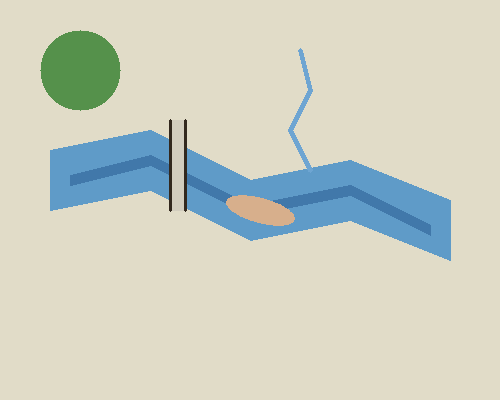
#> input picture tests_river_synthetic.png, 500 x 400 px
$ python -i pipette_sampler.py   (imports and definitions only)   (older library calls are emulated)
#> lines starting #> are read from the running program, lines starting #| are printed output that depends on the picture; after the words box and inside, x2 and y2 are one past the last pixel; in counts of white or black regions, pixels touching at a corner belong together
"""
Color & Texture Pipette Sampler with CIE-Lab Mahalanobis Metric,
Laplacian Texture Energy, and Directional Hatching Coherence.
Provides multi-class competitive land-use extraction with strict pigment gating.
"""

from dataclasses import dataclass, field
from typing import Dict, List, Optional, Tuple, Any
import json
import numpy as np
import cv2
from shapely.geometry import Polygon


@dataclass
class StampEntry:
    stamp_id: int
    cx: float
    cy: float
    radius: int
    rgb: List[int]
    hsv: List[int]
    lab: List[int]
    hex_color: str
    lab_std: List[float] = field(default_factory=lambda: [10.0, 4.0, 4.0])
    tex_energy_mean: float = 18.0
    tex_energy_std: float = 5.0
    dir_coherence_mean: float = 0.5
    dir_coherence_std: float = 0.15
    name: str = ""
    raw_pixels: int = 0
    distilled_pixels: int = 0


@dataclass
class ColorSample:
    class_id: str
    label: str
    rgb: List[int]
    hsv: List[int]
    lab: List[int]
    hex_color: str
    tolerance: int = 24
    min_area_px: float = 350.0
    active: bool = True
    sampled_points: List[List[int]] = field(default_factory=list)
    texture_weight: float = 0.5
    lab_std: List[float] = field(default_factory=lambda: [8.0, 4.0, 4.0])
    tex_energy_mean: float = 18.0
    tex_energy_std: float = 5.0
    dir_coherence_mean: float = 0.5
    dir_coherence_std: float = 0.15
    has_pattern_profile: bool = False
    stamps: List[StampEntry] = field(default_factory=list)


class PipetteSampler:
    """
    Manages custom and predefined color/texture profiles for historical map land-use extraction.
    Uses Mahalanobis metric on CIE-Lab + Laplacian Texture + Directional Coherence.
    """

    DEFAULT_CLASSES = [
        {"class_id": "forest", "label": "Wald & Busch / Hecken", "hex": "#27ae60", "rgb": [90, 142, 75], "min_area": 100.0, "tex_w": 0.3},
        {"class_id": "meadow", "label": "Wiese / Aue / Grünland", "hex": "#00cec9", "rgb": [120, 195, 175], "min_area": 200.0, "tex_w": 0.3},
        {"class_id": "water", "label": "Gewässer / Rhein / Bäche", "hex": "#0984e3", "rgb": [95, 155, 200], "min_area": 15.0, "tex_w": 0.2},
        {"class_id": "gravel", "label": "Kies- & Schotterbänke", "hex": "#e17055", "rgb": [215, 160, 120], "min_area": 80.0, "tex_w": 0.5},
        {"class_id": "vineyard", "label": "Weinberge (Rebhänge)", "hex": "#d63031", "rgb": [190, 130, 95], "min_area": 200.0, "tex_w": 0.9},
        {"class_id": "garden", "label": "Gärten / Nutzkulturen", "hex": "#a4b07e", "rgb": [165, 175, 140], "min_area": 100.0, "tex_w": 0.5},
    ]

    def __init__(self):
        self.samples: Dict[str, ColorSample] = {}
        self._init_defaults()

    def _create_default_forest_stamps(self) -> List[StampEntry]:
        """Creates the authentic historical Tranchot forest nuances: green wash, yellow-ochre woodland glaze, and Eifel hill forest."""
        rgb_green = [90, 142, 75]
        lab_green = list(cv2.cvtColor(np.uint8([[rgb_green]]), cv2.COLOR_RGB2LAB)[0, 0])
        s_green = StampEntry(
            stamp_id=1, cx=0.0, cy=0.0, radius=8,
            rgb=rgb_green, hsv=[0, 0, 0], lab=[int(x) for x in lab_green],
            hex_color="#5a8e4b", lab_std=[14.0, 4.5, 5.5],
            tex_energy_mean=50.0, tex_energy_std=15.0,
            dir_coherence_mean=0.5, dir_coherence_std=0.15,
            name="Wald (Grünlasur / Laub- & Nadelwald)",
            raw_pixels=100, distilled_pixels=100
        )
        rgb_yellow = [182, 198, 118]
        lab_yellow = list(cv2.cvtColor(np.uint8([[rgb_yellow]]), cv2.COLOR_RGB2LAB)[0, 0])
        s_yellow = StampEntry(
            stamp_id=2, cx=0.0, cy=0.0, radius=8,
            rgb=rgb_yellow, hsv=[0, 0, 0], lab=[int(x) for x in lab_yellow],
            hex_color="#b6c676", lab_std=[14.0, 4.5, 6.0],
            tex_energy_mean=50.0, tex_energy_std=15.0,
            dir_coherence_mean=0.5, dir_coherence_std=0.15,
            name="Hangwald & Buschwerk (Gelbgrün)",
            raw_pixels=100, distilled_pixels=100
        )
        rgb_woodland = [224, 208, 138]
        lab_woodland = list(cv2.cvtColor(np.uint8([[rgb_woodland]]), cv2.COLOR_RGB2LAB)[0, 0])
        s_woodland = StampEntry(
            stamp_id=3, cx=0.0, cy=0.0, radius=8,
            rgb=rgb_woodland, hsv=[0, 0, 0], lab=[int(x) for x in lab_woodland],
            hex_color="#e0d08a", lab_std=[16.0, 5.0, 7.0],
            tex_energy_mean=50.0, tex_energy_std=15.0,
            dir_coherence_mean=0.5, dir_coherence_std=0.15,
            name="Bergkuppen-Waldlasur (Mühlberg / Busch & Hecken)",
            raw_pixels=100, distilled_pixels=100
        )
        return [s_green, s_yellow, s_woodland]

    def _create_default_gravel_stamps(self) -> List[StampEntry]:
        """Creates authentic historical Tranchot gravel bank nuances: warm sandbar, grey-beige river gravel, and shore silt."""
        rgb_sand = [215, 175, 140]
        lab_sand = list(cv2.cvtColor(np.uint8([[rgb_sand]]), cv2.COLOR_RGB2LAB)[0, 0])
        s1 = StampEntry(
            stamp_id=1, cx=0.0, cy=0.0, radius=8,
            rgb=rgb_sand, hsv=[0, 0, 0], lab=[int(x) for x in lab_sand],
            hex_color="#d7af8c", lab_std=[14.0, 5.0, 6.0],
            tex_energy_mean=32.0, tex_energy_std=12.0,
            dir_coherence_mean=0.4, dir_coherence_std=0.2,
            name="Kiesbank (Lachs-Sand / Schotter)",
            raw_pixels=100, distilled_pixels=100
        )
        rgb_grey = [190, 182, 152]
        lab_grey = list(cv2.cvtColor(np.uint8([[rgb_grey]]), cv2.COLOR_RGB2LAB)[0, 0])
        s2 = StampEntry(
            stamp_id=2, cx=0.0, cy=0.0, radius=8,
            rgb=rgb_grey, hsv=[0, 0, 0], lab=[int(x) for x in lab_grey],
            hex_color="#beb698", lab_std=[14.0, 5.0, 6.0],
            tex_energy_mean=35.0, tex_energy_std=12.0,
            dir_coherence_mean=0.4, dir_coherence_std=0.2,
            name="Flussbett-Schotter (Grau-Beige)",
            raw_pixels=100, distilled_pixels=100
        )
        rgb_silt = [208, 196, 165]
        lab_silt = list(cv2.cvtColor(np.uint8([[rgb_silt]]), cv2.COLOR_RGB2LAB)[0, 0])
        s3 = StampEntry(
            stamp_id=3, cx=0.0, cy=0.0, radius=8,
            rgb=rgb_silt, hsv=[0, 0, 0], lab=[int(x) for x in lab_silt],
            hex_color="#d0c4a5", lab_std=[14.0, 5.0, 6.0],
            tex_energy_mean=30.0, tex_energy_std=10.0,
            dir_coherence_mean=0.4, dir_coherence_std=0.2,
            name="Ufersand & Schlick",
            raw_pixels=100, distilled_pixels=100
        )
        return [s1, s2, s3]

    def _create_default_water_stamps(self) -> List[StampEntry]:
        """Creates authentic historical Tranchot water nuances: Prussian blue river wash, deep channel flow, and shallow brooks."""
        rgb_river = [95, 155, 200]
        lab_river = list(cv2.cvtColor(np.uint8([[rgb_river]]), cv2.COLOR_RGB2LAB)[0, 0])
        s1 = StampEntry(
            stamp_id=1, cx=0.0, cy=0.0, radius=8,
            rgb=rgb_river, hsv=[0, 0, 0], lab=[int(x) for x in lab_river],
            hex_color="#5f9bc8", lab_std=[14.0, 4.5, 6.0],
            tex_energy_mean=14.0, tex_energy_std=6.0,
            dir_coherence_mean=0.3, dir_coherence_std=0.15,
            name="Flusslauf & Hauptstrom (Cyan-/Preußischblau)",
            raw_pixels=100, distilled_pixels=100
        )
        rgb_deep = [65, 120, 170]
        lab_deep = list(cv2.cvtColor(np.uint8([[rgb_deep]]), cv2.COLOR_RGB2LAB)[0, 0])
        s2 = StampEntry(
            stamp_id=2, cx=0.0, cy=0.0, radius=8,
            rgb=rgb_deep, hsv=[0, 0, 0], lab=[int(x) for x in lab_deep],
            hex_color="#4178aa", lab_std=[14.0, 4.5, 5.5],
            tex_energy_mean=16.0, tex_energy_std=6.0,
            dir_coherence_mean=0.3, dir_coherence_std=0.15,
            name="Tiefe Strömungsrinne (Dunkelblau)",
            raw_pixels=100, distilled_pixels=100
        )
        rgb_brook = [135, 180, 210]
        lab_brook = list(cv2.cvtColor(np.uint8([[rgb_brook]]), cv2.COLOR_RGB2LAB)[0, 0])
        s3 = StampEntry(
            stamp_id=3, cx=0.0, cy=0.0, radius=8,
            rgb=rgb_brook, hsv=[0, 0, 0], lab=[int(x) for x in lab_brook],
            hex_color="#87b4d2", lab_std=[14.0, 4.5, 5.5],
            tex_energy_mean=14.0, tex_energy_std=6.0,
            dir_coherence_mean=0.3, dir_coherence_std=0.15,
            name="Uferzone & Seitenbach (Hellblau / Mühlengraben)",
            raw_pixels=100, distilled_pixels=100
        )
        return [s1, s2, s3]

    def _init_defaults(self):
        self.samples.clear()
        for c in self.DEFAULT_CLASSES:
            rgb = np.uint8([[c["rgb"]]])
            hsv = list(cv2.cvtColor(rgb, cv2.COLOR_RGB2HSV)[0, 0])
            lab = list(cv2.cvtColor(rgb, cv2.COLOR_RGB2LAB)[0, 0])
            if c["class_id"] == "forest":
                stamps = self._create_default_forest_stamps()
            elif c["class_id"] == "gravel":
                stamps = self._create_default_gravel_stamps()
            elif c["class_id"] == "water":
                stamps = self._create_default_water_stamps()
            else:
                stamps = []
            self.samples[c["class_id"]] = ColorSample(
                class_id=c["class_id"],
                label=c["label"],
                rgb=c["rgb"],
                hsv=[int(x) for x in hsv],
                lab=[int(x) for x in lab],
                hex_color=c["hex"],
                tolerance=24,
                min_area_px=c["min_area"],
                active=True,
                sampled_points=[c["rgb"]],
                texture_weight=c["tex_w"],
                lab_std=[8.0, 4.0, 4.0],
                has_pattern_profile=(len(stamps) > 0),
                stamps=stamps,
            )

    def get_sample(self, class_id: str) -> Optional[ColorSample]:
        return self.samples.get(class_id)

    def set_sample_active(self, class_id: str, active: bool):
        if class_id in self.samples:
            self.samples[class_id].active = active

    # [648 lines left out: functions reset_class, sample_from_point, sample_from_stamp, remove_stamp, clear_stamps, get_stamps and 3 more, not called in this run]

    def _chaikin_smooth(self, pts: List[Tuple[float, float]], iterations: int = 1) -> List[Tuple[float, float]]:
        """Applies gentle Chaikin corner rounding preserving true boundary perimeter without shrinkage."""
        if len(pts) < 4:
            return pts
        curr = pts[:]
        for _ in range(iterations):
            next_pts = []
            n = len(curr)
            for i in range(n - 1):
                p0 = curr[i]
                p1 = curr[(i + 1) % n]
                q = (0.85 * p0[0] + 0.15 * p1[0], 0.85 * p0[1] + 0.15 * p1[1])
                r = (0.15 * p0[0] + 0.85 * p1[0], 0.15 * p0[1] + 0.85 * p1[1])
                next_pts.extend([q, r])
            if next_pts:
                next_pts.append(next_pts[0])
            curr = next_pts
        return curr

    def extract_competitive_polygons(
        self,
        image_rgb: np.ndarray,
        active_class_ids: Optional[List[str]] = None,
        closing_kernel_px: int = 18,
        fill_holes_area: float = 20000.0,
    ) -> Dict[str, List[Polygon]]:
        """
        Rock-solid competitive multi-class land-use segmentation using CIE-Lab Mahalanobis metric,
        Texture Energy, strict Chroma/Paper gating, and organic Chaikin contour smoothing.
        """
#> called with closing_kernel_px = 18, fill_holes_area = 20000
        active_classes = [
            s for s in self.samples.values()
            if s.active and (active_class_ids is None or s.class_id in active_class_ids)
        ]
        if not active_classes:
            return {}

        h, w = image_rgb.shape[:2]

        # 1. Processing resolution
        max_dim = max(h, w)
        if max_dim > 2400:
            scale_factor = 2400.0 / max_dim
            small = cv2.resize(image_rgb, (0, 0), fx=scale_factor, fy=scale_factor, interpolation=cv2.INTER_AREA)
        else:
            scale_factor = 1.0
            small = image_rgb

        inv_scale = 1.0 / scale_factor

        # 2. Color Spaces & Texture Computation
        gray = cv2.cvtColor(small, cv2.COLOR_RGB2GRAY).astype(np.float32)

        lap = np.abs(cv2.Laplacian(gray, cv2.CV_32F, ksize=3))
        tex_energy = cv2.GaussianBlur(lap, (15, 15), 0)

        gx = cv2.Sobel(gray, cv2.CV_32F, 1, 0, ksize=3)
        gy = cv2.Sobel(gray, cv2.CV_32F, 0, 1, ksize=3)
        dir_coh = cv2.GaussianBlur(np.abs(gx**2 - gy**2) / (gx**2 + gy**2 + 1e-4), (15, 15), 0)

        # 2b. Cartographic Hachure Deconvolution (Infilling under ink strokes)
        # Hachures (Böschungsschraffuren) and ink labels cover 40-50% of slopes and valleys.
        # We detect dark ink strokes and inpaint/dilate the underlying watercolor from adjacent non-ink pixels.
        bg = cv2.GaussianBlur(gray, (25, 25), 0)
        dark_diff = np.maximum(0.0, bg - gray)
        hsv_raw = cv2.cvtColor(small, cv2.COLOR_RGB2HSV).astype(np.float32)
        lab_raw = cv2.cvtColor(small, cv2.COLOR_RGB2LAB).astype(np.float32)
        sat_raw = hsv_raw[:, :, 1]
        chroma_raw = np.sqrt((lab_raw[:, :, 1] - 128.0)**2 + (lab_raw[:, :, 2] - 128.0)**2)
        r_raw = small[:, :, 0].astype(int)
#> r_raw: shape (400, 500) int64; 8 distinct labels, from 50 to 225
        g_raw = small[:, :, 1].astype(int)
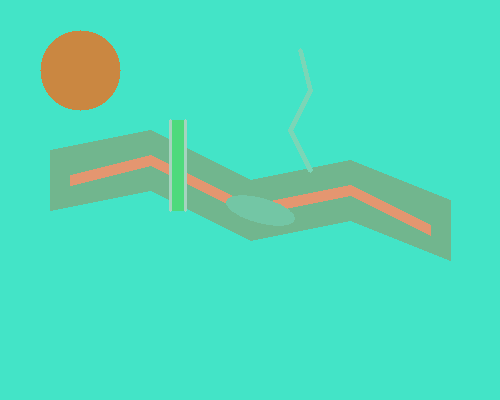
#> g_raw: shape (400, 500) int64; 8 distinct labels, from 40 to 220; one colour per label, 0 black
        b_raw = small[:, :, 2].astype(int)
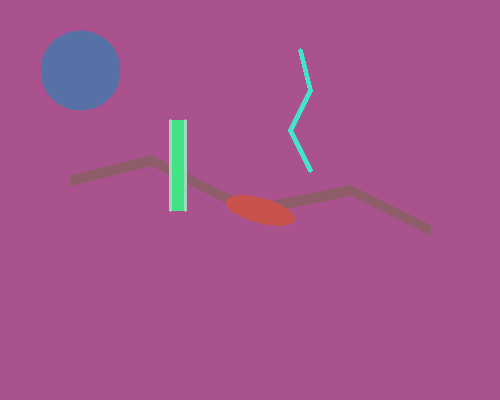
#> b_raw: shape (400, 500) int64; 7 distinct labels, from 30 to 210; one colour per label, 0 black
        is_black_ink = ((dark_diff > 14.0) | (gray < 110.0)) & ((sat_raw < 45.0) | (chroma_raw < 18.0))
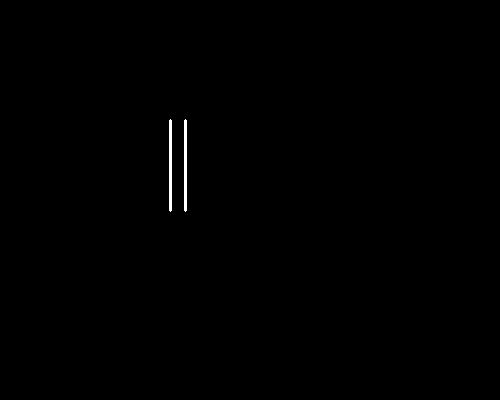
#> is_black_ink: shape (400, 500) bool; 0.27% white; 2 white regions, box (x1, y1, x2, y2) and area: (169, 119, 172, 212) 275, (184, 119, 187, 212) 275
        is_sepia_ink = (dark_diff > 10.0) & (gray < 155.0) & (sat_raw < 95.0) & (r_raw >= b_raw + 8) & (g_raw <= r_raw + 5)
#> is_sepia_ink: shape (400, 500) bool; every value is 0
        is_ink_stroke = is_black_ink | is_sepia_ink

        k_hatch = cv2.getStructuringElement(cv2.MORPH_ELLIPSE, (5, 5))
        r_infill = cv2.dilate(small[:, :, 0], k_hatch)
        g_infill = cv2.dilate(small[:, :, 1], k_hatch)
        b_infill = cv2.dilate(small[:, :, 2], k_hatch)

        pigment_rgb = small.copy()
        pigment_rgb[is_ink_stroke, 0] = r_infill[is_ink_stroke]
        pigment_rgb[is_ink_stroke, 1] = g_infill[is_ink_stroke]
        pigment_rgb[is_ink_stroke, 2] = b_infill[is_ink_stroke]
        hatch_density = cv2.boxFilter(is_ink_stroke.astype(np.float32), -1, (15, 15))

        lab = cv2.cvtColor(pigment_rgb, cv2.COLOR_RGB2LAB).astype(np.float32)
        hsv = cv2.cvtColor(pigment_rgb, cv2.COLOR_RGB2HSV).astype(np.float32)
        sat = hsv[:, :, 1]
        l_chan = lab[:, :, 0]
        a_chan = lab[:, :, 1]
        b_chan = lab[:, :, 2]
        chroma = np.sqrt((a_chan - 128.0)**2 + (b_chan - 128.0)**2)
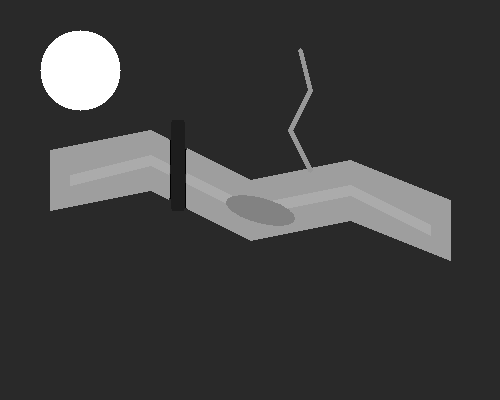
#> chroma: shape (400, 500) float32; min 3.16, max 46.01, mean 13.4; drawn with min black and max white
        r_p = pigment_rgb[:, :, 0].astype(int)
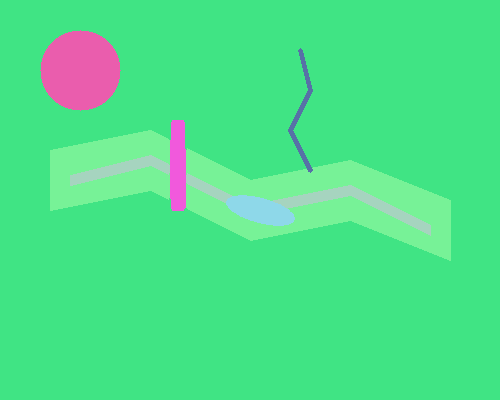
#> r_p: shape (400, 500) int64; 7 distinct labels, from 65 to 225; one colour per label, 0 black
        g_p = pigment_rgb[:, :, 1].astype(int)
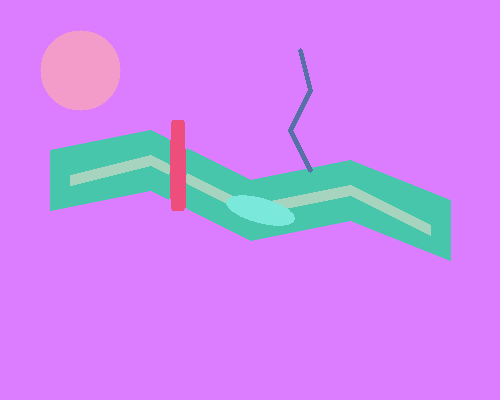
#> g_p: shape (400, 500) int64; 7 distinct labels, from 120 to 220; one colour per label, 0 black
        b_p = pigment_rgb[:, :, 2].astype(int)
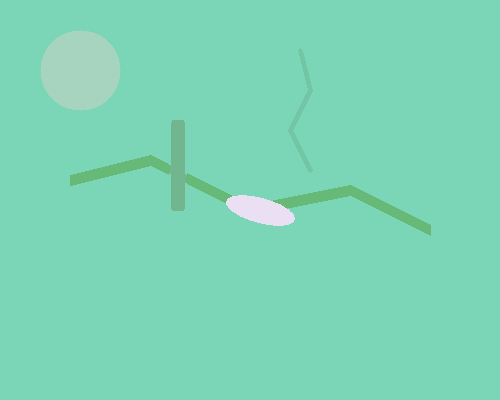
#> b_p: shape (400, 500) int64; 6 distinct labels, from 75 to 210; one colour per label, 0 black

        # 3. Paper & Mountain Relief Baselines
        # Real forest wash detection (classic green wash OR yellow-green woodland glaze on hilltops)
        has_classic_green = (a_chan <= 124.5) & (g_p >= b_p + 10) & (g_p >= r_p - 4) & (b_chan >= 132.0)
#> has_classic_green: shape (400, 500) bool; 2.5% white; 1 white region, box (x1, y1, x2, y2) and area: (40, 30, 121, 111) 5025
        has_yellow_woodland = (
            (b_chan >= 148.0) &
            (g_p >= b_p + 22) &
            (a_chan <= 139.0) &
            (r_p <= g_p + 50) &
            (l_chan >= 100.0)
        )
#> has_yellow_woodland: shape (400, 500) bool; 3.2% white; 2 white regions, box (x1, y1, x2, y2) and area: (40, 30, 121, 111) 5025, (226, 195, 295, 226) 1400
#> (the rest of the program and of its run is left out)
